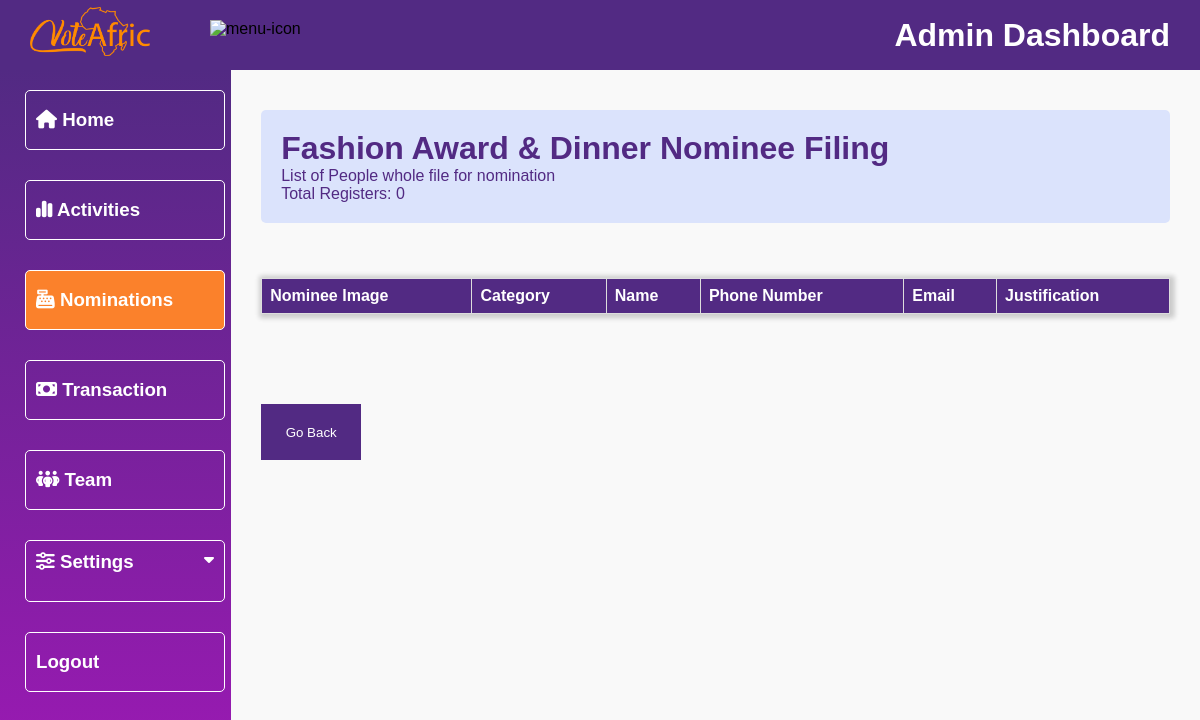
Page /dashboard/registration-nominee/fashionawardanddinneraward2024/ on the earlier database version.
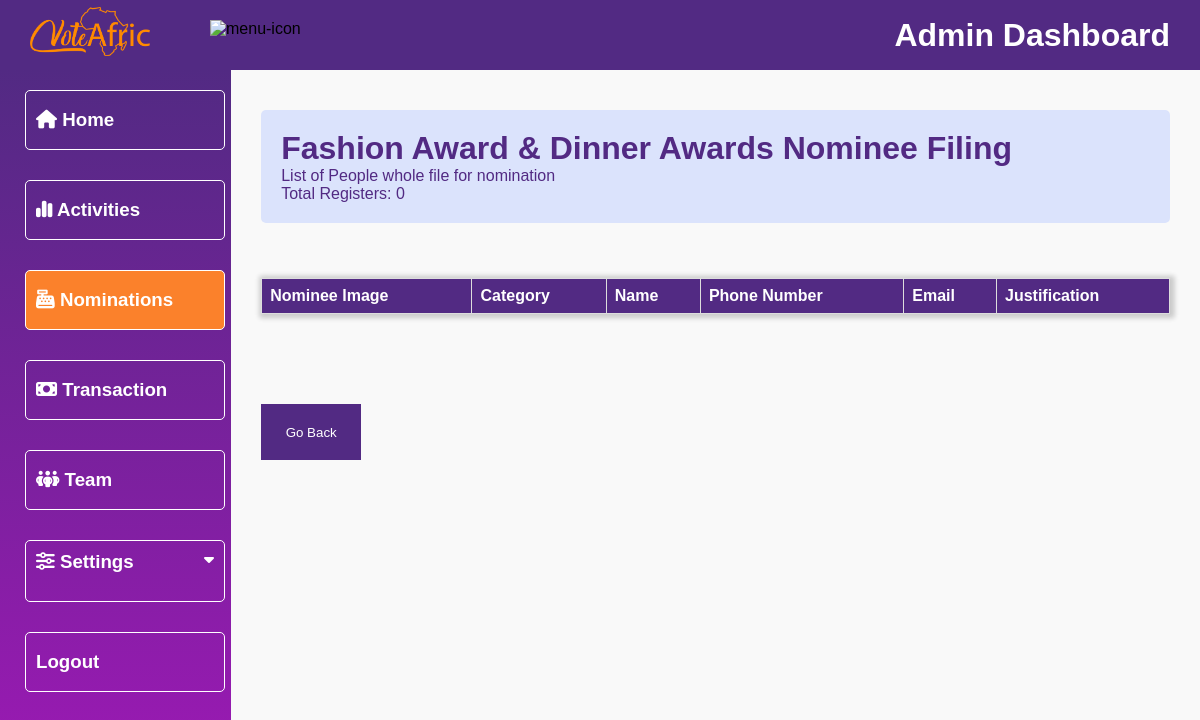
Same page on the later database version.
### vote/models.py (models this page shows)
class Category(models.Model):
    award = models.CharField(max_length=100)
    title = models.CharField(max_length=100, null=True)
    image = models.ImageField(upload_to="category")
    slug = models.SlugField(unique=True)
    date_added = models.DateTimeField('date added', null=True)
    end_date = models.DateTimeField('end date', null=True)
    class Meta:
        verbose_name_plural = "categories"
        ordering = ('-date_added',)
    def __str__(self):
        return self.award

### dashboard/views.py (the view)
# urls.py: path('registration-nominee/<slug:register_slug>/', views.registration_nominee, name='registration_nominee'),
def registration_nominee(request, register_slug):
    award = None
    registers = Register.objects.all()
    if register_slug:
        award = get_object_or_404(Category, slug=register_slug)
        registers = registers.filter(award=award)
        register_count = registers.filter(award=award).count()
    context = {
        'award': award,
        'registers': registers,
        'register_count': register_count,
        'title': 'adminPage'
    }
    return render(request, 'dashboard/registration-nominee.html', context)

### dashboard/templates/dashboard/registration-nominee.html (shortened to what this page needs)
{% load static %}
<!DOCTYPE html>
<html lang="en">
<head>
    <link rel="stylesheet" href="{% static 'vote/admin.css' %}">
    <link rel="stylesheet" href="https://cdnjs.cloudflare.com/ajax/libs/font-awesome/6.4.2/css/all.min.css"
 />
</head>
<body>
    <header>
        <div class="logosec">
            <div class="logo">
                <img src="{% static 'vote/img/voteafric-logo.png' %}" alt="geima">
            </div>
            <img src="https://media.geeksforgeeks.org/wp-content/uploads/20221210182541/Untitled-design-(30).png"
                class="icn menuicn" id="menuicn" alt="menu-icon">
        </div>
        <div class="message">
            <h1>Admin Dashboard</h1>
        </div>
    </header>
    <div class="main-container">
        <div class="navcontainer sidebar">
            <nav class="nav">
                <div class="nav-upper-options">
                    <a href="{% url 'adminHome' %}">
                        <div class="nav-option option1 button ">
                            <h3><i class="fa-solid fa-house"></i> Home</h3>
                        </div>
                    </a>
                    <a href="{% url 'adminPage' %}">
                        <div class="nav-option option1 button">
                            <h3><i class="fa-solid fa-chart-simple"></i> Activities</h3>
                        </div>
                    </a>
                    <a href="{% url 'registration' %}">
                        <div class="nav-option option1 button active">
                            <h3> <i class="fa-solid fa-cash-register"></i> Nominations</h3>
                        </div>
                    </a>
                    <a href="{% url 'TransactionMain' %}">
                        <div class="nav-option option1 button">
                            <h3> <i class="fa-solid fa-money-bill"></i> Transaction</h3>
                        </div>
                    </a>
                    <a href="{% url 'team' %}">
                        <div class="nav-option option1 button">
                            <h3><i class="fa-solid fa-people-group"></i> Team</h3>
                        </div>
                    </a>
                    <div class="nav-option option1 button Settings">
                        <div class="sett-but">
                            <h3><i class="fa-solid fa-sliders"></i> Settings </h3>
                            <i class="fa-solid fa-caret-down"></i>
                        </div>
                    </div>
                    <div class="nav-option option1 button logout-btn">
                        <h3>Logout</h3>
                    </div>
                </div>
            </nav>
        </div>
        <div class="main">
            <div class="list-of-registered-nominee">
                <div class="heading">
                    <h1>{{ award }} Nominee Filing</h1>
                    <p>List of People whole file for nomination</p>
                    <p>Total Registers: {{ register_count }}</p>
                </div>
                <div class="list-of-nominees-container">
                    <div class="table-container">
                        <table>
                            <thead>
                                <tr>
                                    <th>Nominee Image</th>
                                    <th>Category</th>
                                    <th>Name</th>
                                    <th>Phone Number</th>
                                    <th>Email</th>
                                    <th>Justification</th>
                                </tr>
                            </thead>
                        </table>
                    </div>
                </div>
                <div class="back-button">
                    <a href="{% url 'registration' %}">
                        <button>Go Back</button>
                    </a>
                </div>
            </div>
        </div>
    </div>
</body>
</html>

Differences in the rows shown:
changed Category: award "Fashion Award & Dinner" → "Fashion Award & Dinner Awards"
